Frame 1 (no input): blank canvas, image omitted
Frame 60 (no input): blank canvas, image omitted
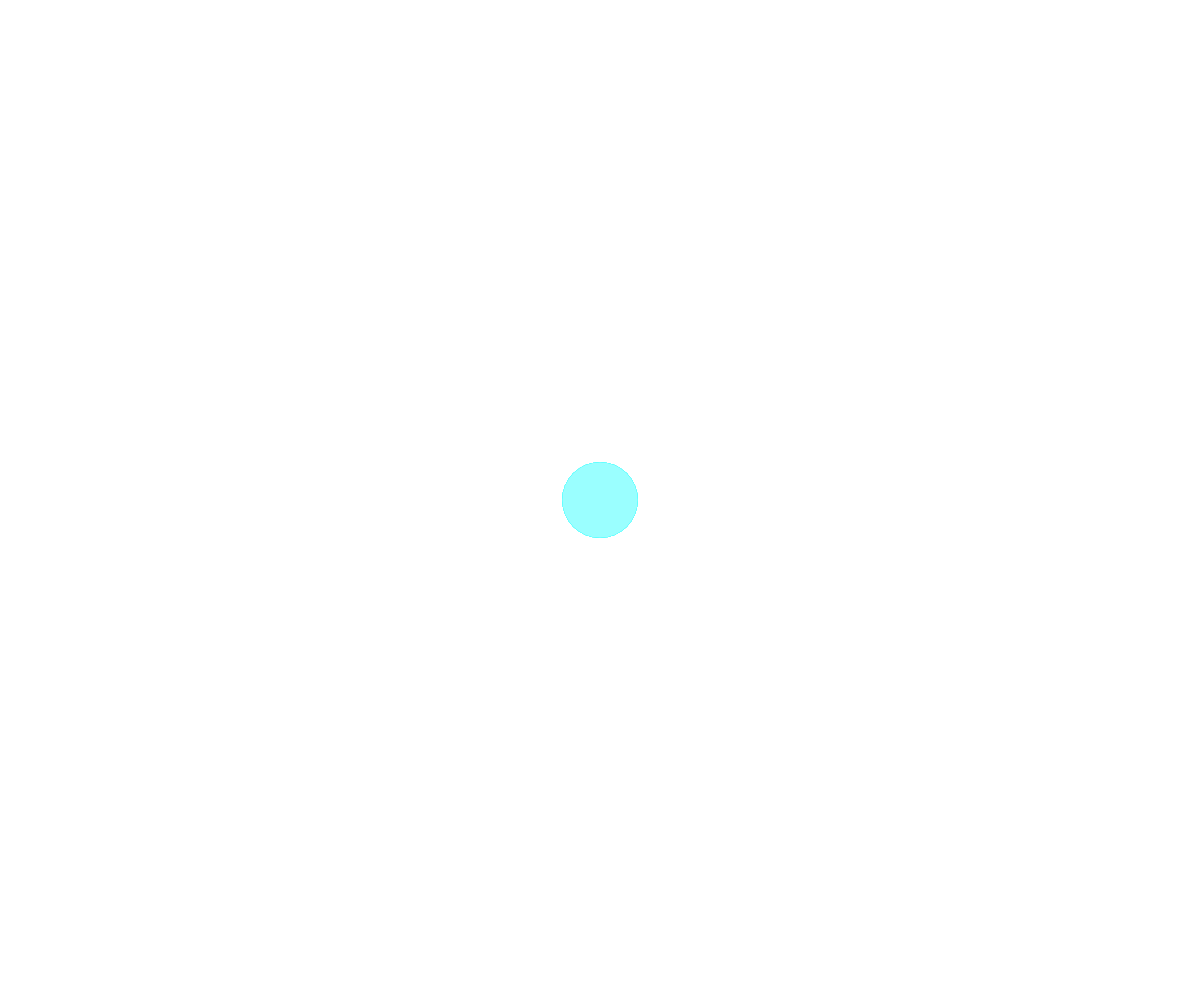
Frame 120 (the mouse pressed at the canvas centre since frame 60)

The p5.js sketch whose frames 1 and 60 were blank and that drew this single picture after the mouse press (run headless with seeded random() and noise() and a simulated clock; from frame 60 on, the mouse is pressed at the canvas centre):

// p5.js sketch
// ── sketch.js
function setup() {
	createCanvas(windowWidth, windowHeight);
	noStroke();
}

function draw() {
	if (mouseIsPressed) {
		fill(random(255), 255, 255);
		var diameter = map(mouseY, 0, height, 1, 150);
		ellipse(mouseX, mouseY, diameter, diameter);
	}
}
